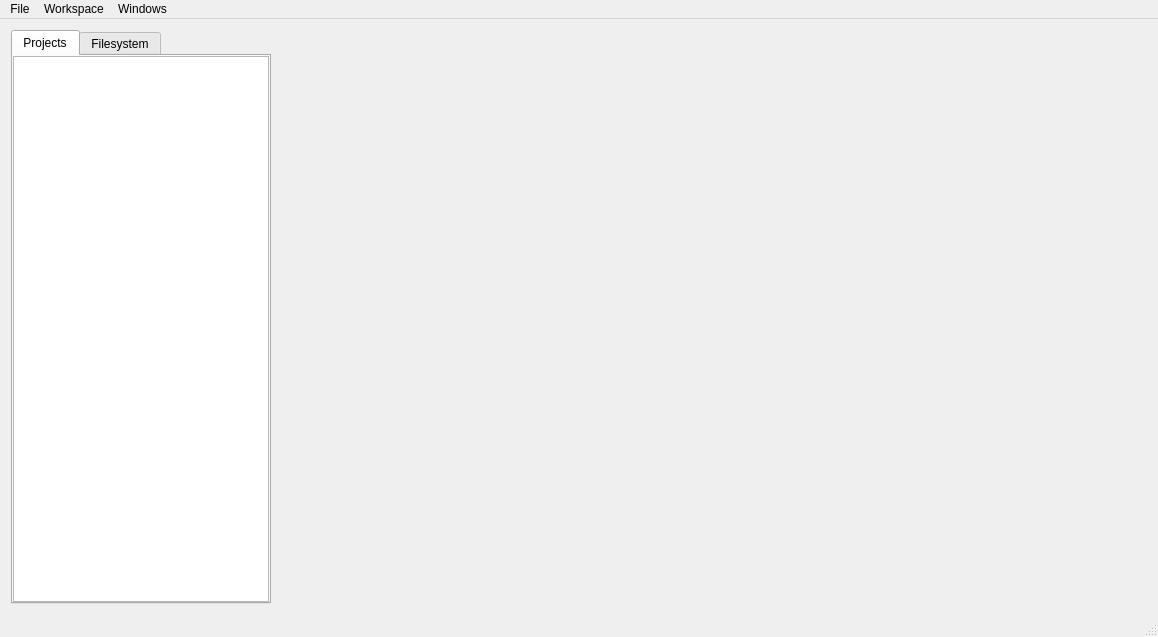
<?xml version="1.0" encoding="UTF-8"?>
<ui version="4.0">
 <class>QTWindow</class>
 <widget class="QMainWindow" name="QTWindow">
  <property name="geometry">
   <rect>
    <x>0</x>
    <y>0</y>
    <width>1158</width>
    <height>637</height>
   </rect>
  </property>
  <property name="windowTitle">
   <string>QTWindow</string>
  </property>
  <property name="layoutDirection">
   <enum>Qt::LeftToRight</enum>
  </property>
  <property name="styleSheet">
   <string notr="true"/>
  </property>
  <widget class="QWidget" name="centralWidget">
   <layout class="QHBoxLayout" name="horizontalLayout">
    <item>
     <widget class="QWidget" name="editorSpaceLeft" native="true">
      <property name="enabled">
       <bool>true</bool>
      </property>
      <property name="sizePolicy">
       <sizepolicy hsizetype="Fixed" vsizetype="Preferred">
        <horstretch>0</horstretch>
        <verstretch>0</verstretch>
       </sizepolicy>
      </property>
      <property name="minimumSize">
       <size>
        <width>256</width>
        <height>0</height>
       </size>
      </property>
      <property name="baseSize">
       <size>
        <width>100</width>
        <height>0</height>
       </size>
      </property>
      <property name="layoutDirection">
       <enum>Qt::LeftToRight</enum>
      </property>
      <property name="styleSheet">
       <string notr="true">QPushButton {
	border-right: 2px solid #BF6B1E;
}</string>
      </property>
      <layout class="QVBoxLayout" name="verticalLayout">
       <property name="spacing">
        <number>0</number>
       </property>
       <property name="leftMargin">
        <number>0</number>
       </property>
       <property name="topMargin">
        <number>0</number>
       </property>
       <property name="rightMargin">
        <number>0</number>
       </property>
       <property name="bottomMargin">
        <number>0</number>
       </property>
       <item>
        <widget class="QTabWidget" name="tabWidget">
         <property name="currentIndex">
          <number>0</number>
         </property>
         <widget class="QWidget" name="tab">
          <property name="layoutDirection">
           <enum>Qt::LeftToRight</enum>
          </property>
          <attribute name="title">
           <string>Projects</string>
          </attribute>
          <layout class="QHBoxLayout" name="horizontalLayout_2">
           <property name="leftMargin">
            <number>0</number>
           </property>
           <property name="topMargin">
            <number>0</number>
           </property>
           <property name="rightMargin">
            <number>0</number>
           </property>
           <property name="bottomMargin">
            <number>0</number>
           </property>
           <item>
            <widget class="QTreeView" name="projectsFileTree"/>
           </item>
          </layout>
         </widget>
         <widget class="QWidget" name="tab_2">
          <attribute name="title">
           <string>Filesystem</string>
          </attribute>
          <layout class="QHBoxLayout" name="horizontalLayout_3">
           <property name="leftMargin">
            <number>0</number>
           </property>
           <property name="topMargin">
            <number>0</number>
           </property>
           <property name="rightMargin">
            <number>0</number>
           </property>
           <property name="bottomMargin">
            <number>0</number>
           </property>
           <item>
            <widget class="QTreeView" name="baseFileTree"/>
           </item>
          </layout>
         </widget>
        </widget>
       </item>
      </layout>
     </widget>
    </item>
    <item>
     <widget class="QWidget" name="editorSpace" native="true">
      <property name="sizePolicy">
       <sizepolicy hsizetype="Expanding" vsizetype="Preferred">
        <horstretch>0</horstretch>
        <verstretch>0</verstretch>
       </sizepolicy>
      </property>
      <property name="acceptDrops">
       <bool>true</bool>
      </property>
      <layout class="QGridLayout" name="gridLayout"/>
     </widget>
    </item>
   </layout>
  </widget>
  <widget class="QMenuBar" name="menuBar">
   <property name="geometry">
    <rect>
     <x>0</x>
     <y>0</y>
     <width>1158</width>
     <height>21</height>
    </rect>
   </property>
   <widget class="QMenu" name="menuFile">
    <property name="title">
     <string>File</string>
    </property>
   </widget>
   <widget class="QMenu" name="menuWorkspace">
    <property name="title">
     <string>Workspace</string>
    </property>
   </widget>
   <widget class="QMenu" name="menuWindows">
    <property name="title">
     <string>Windows</string>
    </property>
   </widget>
   <addaction name="menuFile"/>
   <addaction name="menuWorkspace"/>
   <addaction name="menuWindows"/>
  </widget>
  <widget class="QStatusBar" name="statusBar"/>
  <action name="actionUpdate">
   <property name="text">
    <string>Update</string>
   </property>
  </action>
  <action name="action_Exit">
   <property name="text">
    <string>&amp;Exit</string>
   </property>
  </action>
  <action name="actionImport">
   <property name="text">
    <string>Import</string>
   </property>
  </action>
  <action name="actionExport">
   <property name="text">
    <string>Export</string>
   </property>
  </action>
  <action name="actionSave">
   <property name="text">
    <string>Save</string>
   </property>
  </action>
  <action name="actionLoad">
   <property name="text">
    <string>Load</string>
   </property>
  </action>
  <action name="actionNodes">
   <property name="text">
    <string>New workspace</string>
   </property>
  </action>
  <action name="actionNew_node">
   <property name="text">
    <string>New node</string>
   </property>
  </action>
  <action name="actionRender_Window">
   <property name="text">
    <string>Render Window</string>
   </property>
   <property name="iconVisibleInMenu">
    <bool>true</bool>
   </property>
  </action>
 </widget>
 <layoutdefault spacing="6" margin="11"/>
 <resources/>
 <connections/>
</ui>
